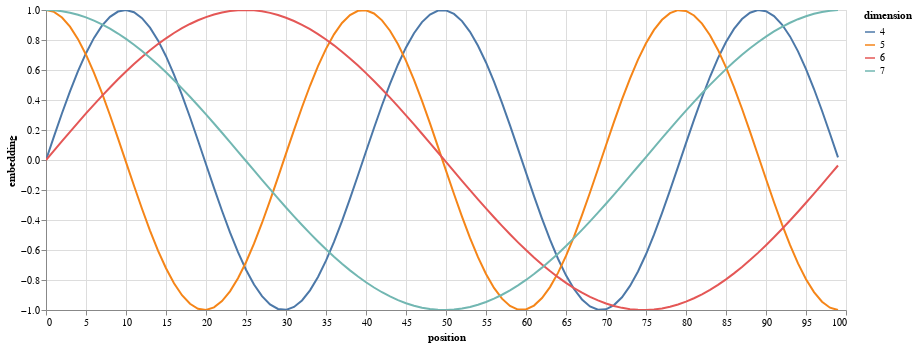

Write notebook code for a chart like this one.
### Code cell
def show_example(fn, args=[]):
    if __name__ == "__main__":
        return fn(*args)

def example_positional():
    pe = PositionalEncoding(20, 0)
    y = pe.forward(torch.zeros(1, 100, 20))

    data = pd.concat(
        [
            pd.DataFrame(
                {
                    "embedding": y[0, :, dim],
                    "dimension": dim,
                    "position": list(range(100)),
                }
            )
            for dim in [4, 5, 6, 7]
        ]
    )

    return (
        alt.Chart(data)
        .mark_line()
        .properties(width=800)
        .encode(x="position", y="embedding", color="dimension:N")
        .interactive()
    )


show_example(example_positional)

### Figure 1 — Vega-Lite specification as saved in the notebook (floating-point values rounded to 4 significant figures; data arrays with more than 128 entries replaced by an {"elided": "..."} marker saying what was removed)
{"config": {"view": {"continuousWidth": 400, "continuousHeight": 300}}, "data": {"name": "data-eafc635ddfa311c913cbcc2d2bc4477d"}, "mark": "line", "encoding": {"color": {"field": "dimension", "type": "nominal"}, "x": {"field": "position", "type": "quantitative"}, "y": {"field": "embedding", "type": "quantitative"}}, "selection": {"selector001": {"type": "interval", "bind": "scales", "encodings": ["x", "y"]}}, "width": 800, "$schema": "https://vega.github.io/schema/vega-lite/v4.17.0.json", "datasets": {"data-eafc635ddfa311c913cbcc2d2bc4477d": {"elided": "400 records"}}}
